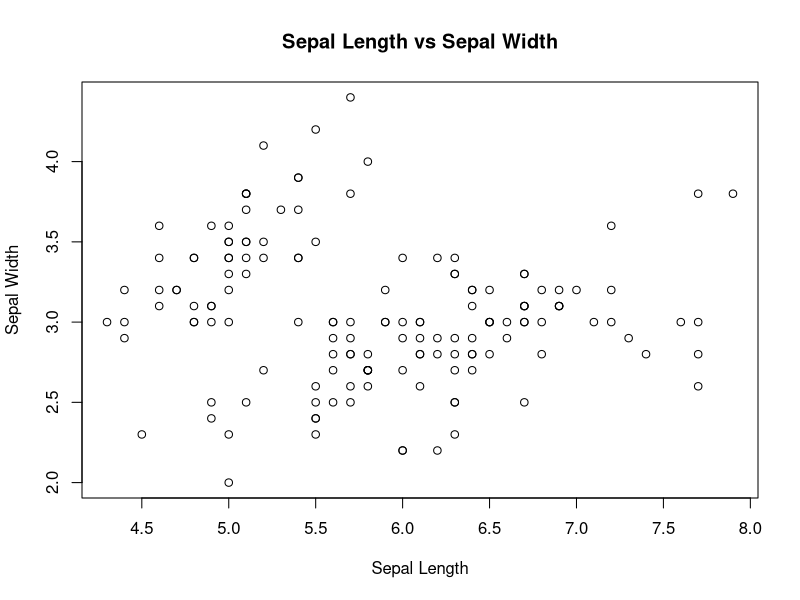
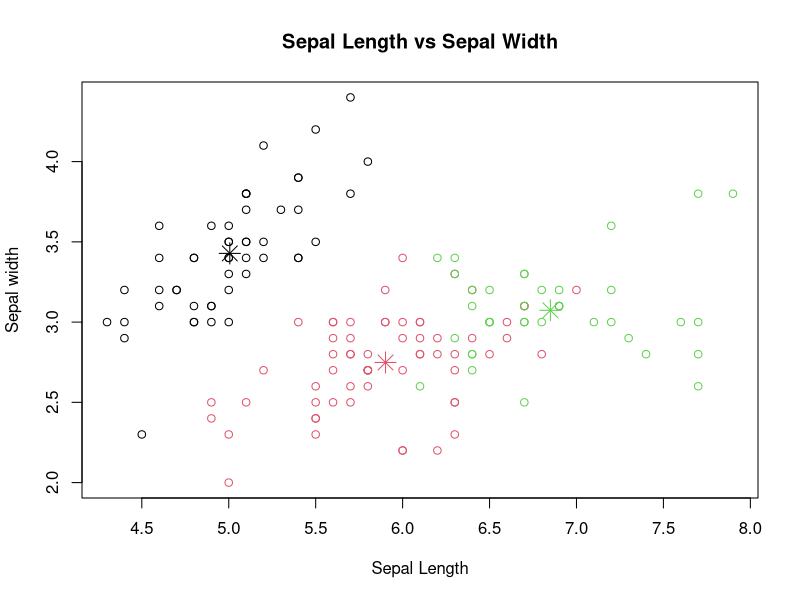

R code for these plots, in order:
library(cluster)
data("iris")
plot(iris$Sepal.Length,iris$Sepal.Width,main="Sepal Length vs Sepal Width",xlab="Sepal Length",ylab="Sepal Width")
x1=iris[,-5]
set.seed(240)
result=kmeans(x1,centers=3,nstart=20)
print(result)
cm=table(iris$Species,result$cluster)
print(cm)
plot(x1$Sepal.Length,x1$Sepal.Width,main="Sepal Length vs Sepal Width",xlab="Sepal Length",ylab="Sepal width",col=result$cluster)
points(result$centers,col=1:3,pch=8,cex=2)
